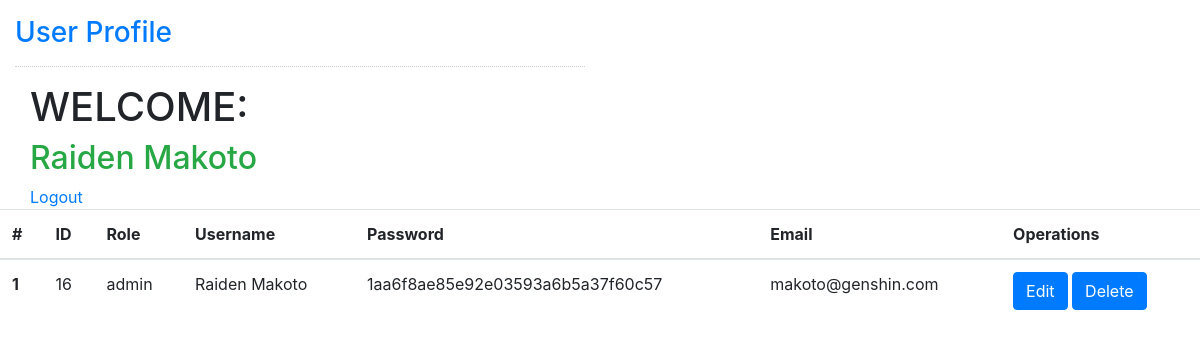
The page /FYP/userProfile.php (signed in) on the database its author committed.
### tables this page shows
CREATE TABLE IF NOT EXISTS `users` (
  `id` int NOT NULL AUTO_INCREMENT,
  `role` enum('member','teacher','committee','admin') NOT NULL,
  `username` varchar(50) NOT NULL,
  `password` varchar(50) NOT NULL,
  `email` varchar(50) NOT NULL,
  PRIMARY KEY (`id`)
);

### FYP/userProfile.php (the view, shortened to what this page needs)
<!DOCTYPE html>
<?php
include ('includes/database.php');
?>
<html lang="en">
	<head>
        <link rel="stylesheet" href="https://cdn.jsdelivr.net/npm/bootstrap@4.6.1/dist/css/bootstrap.min.css">
	</head>
<body>
	<nav class="navbar navbar-default">
	</nav>
	<div class="col-md-6 well">
		<h3 class="text-primary">User Profile</h3>
		<hr style="border-top:1px dotted #ccc;"/>
		<div class="col-md-6">
			<h1>WELCOME:</h1>
			<?php echo "<h2 class='text-success'>".$_SESSION['username']."</h2>"; ?>
			<a href="logout.php">Logout</a>
		</div>
	</div>
    <table class="table">
        <thead>
            <tr>
                <th scope="col">#</th>
                <th scope="col">ID</th>
                <th scope="col">Role</th>
                <th scope="col">Username</th>
                <th scope="col">Password</th>
                <th scope="col">Email</th>
                <th scope="col">Operations</th>
            </tr>
        </thead>
        <tbody>
            <?php
            $id = intval($_SESSION["id"]);
            $sql = "SELECT * FROM users WHERE id='$id'";
            $result = mysqli_query($conn, $sql);
            $counter = 1;
            while($row = mysqli_fetch_assoc($result)) {
            ?>
            <tr>
                <th scope="row"><?php echo $counter++; ?></th>
                <td><?php echo $row["id"]; ?></td>
                <td><?php echo $row["role"]; ?></td>
                <td><?php echo $row["username"] ?></td>
                <td><?php echo $row["password"]; ?></td>
                <td><?php echo $row["email"]; ?></td>
                <td>
                    <a href="editprofile.php?id=<?php echo $row["id"]; ?>" class="btn btn-primary">Edit</a>
                    <a href="deleteProfile.php?id=<?php echo $row["id"]; ?>" class="btn btn-primary">Delete</a>
                </td>
            </tr>
            <?php } ?>
        </tbody>
        </table>
  </body>
</html>
</body>
</html>

### rows shown on the page
users: id "16", role "admin", username "Raiden Makoto", password "1aa6f8ae85e92e03593a6b5a37f60c57", email "makoto@genshin.com"

### other values the page prints
$_SESSION['username'] "Raiden Makoto"
